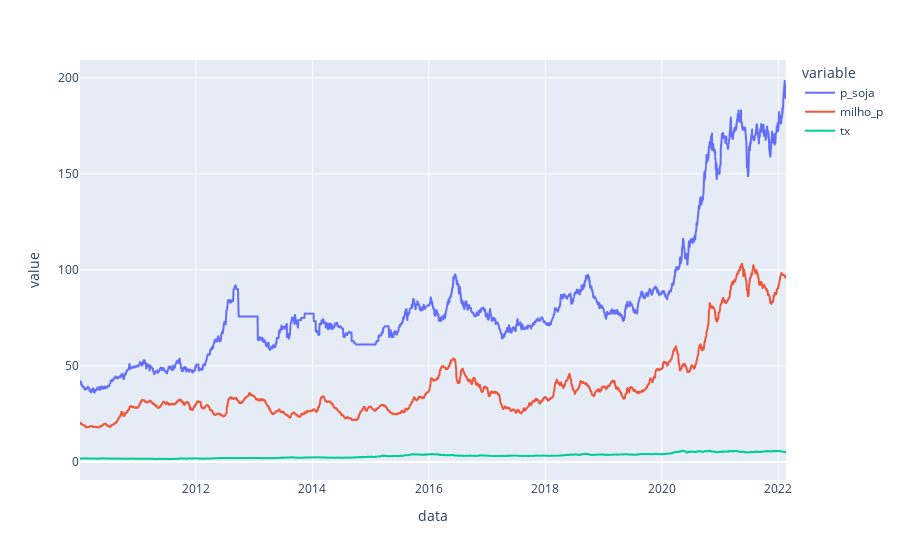

The cell this chart's notebook holds for it:
### Code cell
### Evolução das séries ao longo dos períodos
fig = px.line(soy_p)
fig.show()

### Figure 1 — Plotly figure (JSON) as saved in the notebook; plotly's stock layout.template omitted (floating-point values rounded to 4 significant figures; data arrays with more than 128 entries replaced by an {"elided": "..."} marker saying what was removed)
{"data": [{"hovertemplate": "variable=p_soja<br>data=%{x}<br>value=%{y}<extra></extra>", "legendgroup": "p_soja", "line": {"color": "#636efa", "dash": "solid"}, "marker": {"symbol": "circle"}, "mode": "lines", "name": "p_soja", "showlegend": true, "type": "scattergl", "x": {"elided": "3013 str values"}, "xaxis": "x", "y": {"elided": "3013 float values"}, "yaxis": "y"}, {"hovertemplate": "variable=milho_p<br>data=%{x}<br>value=%{y}<extra></extra>", "legendgroup": "milho_p", "line": {"color": "#EF553B", "dash": "solid"}, "marker": {"symbol": "circle"}, "mode": "lines", "name": "milho_p", "showlegend": true, "type": "scattergl", "x": {"elided": "3013 str values"}, "xaxis": "x", "y": {"elided": "3013 float values"}, "yaxis": "y"}, {"hovertemplate": "variable=tx<br>data=%{x}<br>value=%{y}<extra></extra>", "legendgroup": "tx", "line": {"color": "#00cc96", "dash": "solid"}, "marker": {"symbol": "circle"}, "mode": "lines", "name": "tx", "showlegend": true, "type": "scattergl", "x": {"elided": "3013 str values"}, "xaxis": "x", "y": {"elided": "3013 float values"}, "yaxis": "y"}], "layout": {"legend": {"title": {"text": "variable"}, "tracegroupgap": 0}, "margin": {"t": 60}, "xaxis": {"anchor": "y", "domain": [0, 1], "title": {"text": "data"}}, "yaxis": {"anchor": "x", "domain": [0, 1], "title": {"text": "value"}}}}
